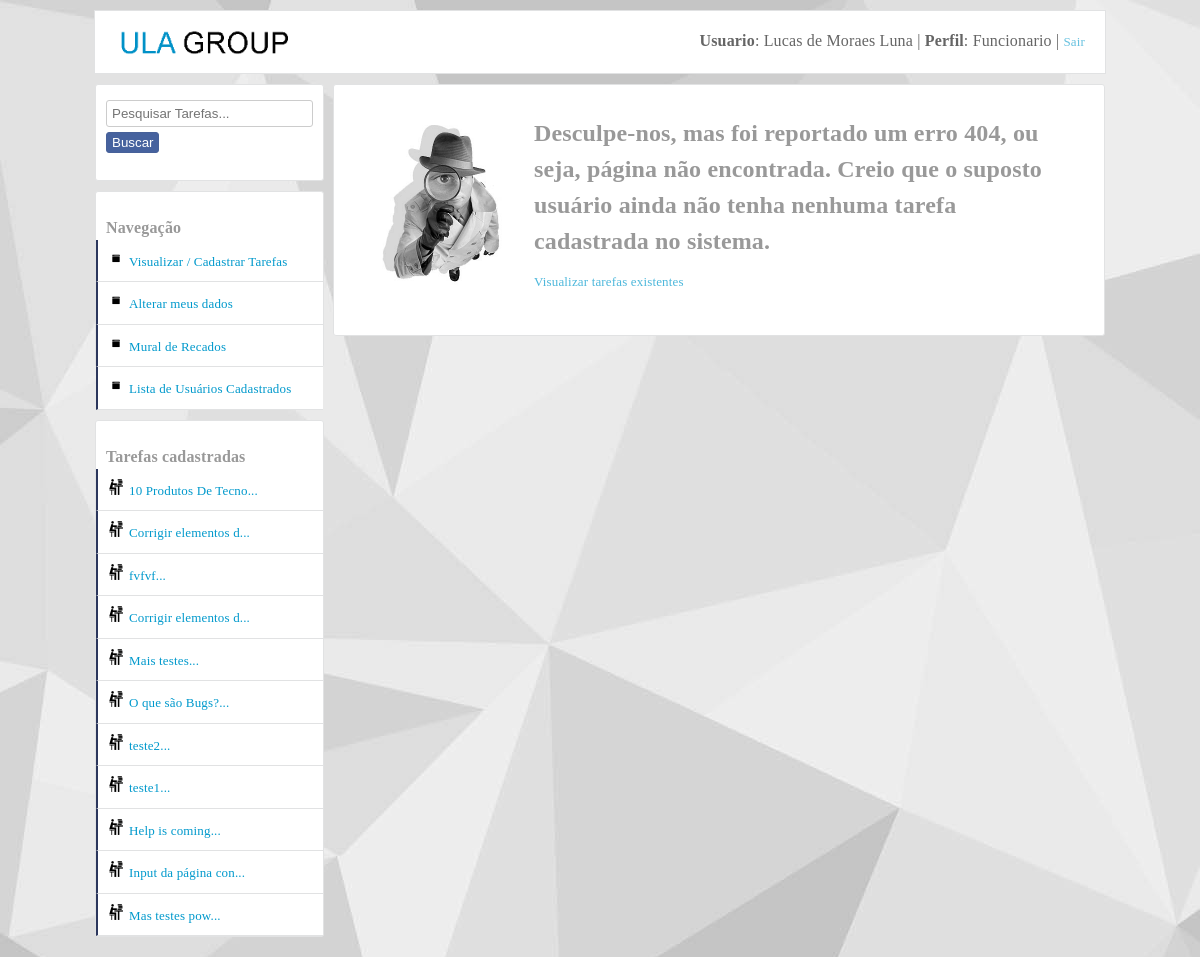
Screenshot of /dashboard.php?tarefasCadaUsuario&id=13 (signed in) with the database file from the repository.
### tables this page shows
CREATE TABLE IF NOT EXISTS `tarefas` (
  `id` int(11) NOT NULL AUTO_INCREMENT,
  `titulo` varchar(50) NOT NULL,
  `texto` text NOT NULL,
  `vinculoUsuario` int(11) NOT NULL,
  `dataCadastro` varchar(10) NOT NULL,
  `situacao` int(11) DEFAULT NULL,
  `dataAcao` varchar(10) DEFAULT NULL,
  `criadorDaTarefa` int(11) NOT NULL,
  PRIMARY KEY (`id`),
  KEY `fk_criador_da_tarefa` (`criadorDaTarefa`),
  KEY `fk_quem_vai_fazer_a_tarefa` (`vinculoUsuario`)
);

### Container.class.php (called while the page is built, shortened)
<?php
class Container
{
	public static function getUsuario()
	{
		$usuario = new UsuarioModel(self::getConexao());
		return $usuario;
	}
	public static function getConexao()
	{
		$servidor = "false";
		if ($servidor == "true")
		{
			$conexao = new Conexao("mysql.hostinger.com.br","u592982482_ney","u592982482_ney","32402709ney");
		}
		else
		{
			$conexao = new Conexao("localhost","tarefas","root","");
		}
	    return $conexao;
	}
}

### db/Conexao.class.php (called while the page is built, shortened)
<?php
class Conexao implements ConexaoInterface
{
	private $host;
	private $db;
	private $user;
	private $password;
	public function __construct($host, $db, $user, $password)
	{
		$this->host = $host;
		$this->db = $db;
		$this->user = $user;
		$this->password = $password;
	}
	public function connect()
	{
		return new \PDO("mysql:host={$this->host};dbname={$this->db}",$this->user,$this->password);
	}
}

### models/UsuarioModel.class.php (called while the page is built, shortened)
<?php
class UsuarioModel
{
	private $db;
	public function __construct(ConexaoInterface $conexao)
	{
		$this->db = $conexao->connect();
	}
	public function colecaoUsuarioTarefas()
	{
		$query = $this->db->prepare("select usuarios.id as idUsuario, tarefas.id as idTarefas,
        nome, login, perfil, usuarios.dataCadastro as usuarioDataDoCadastro,
        titulo, texto, tarefas.dataCadastro as tarefasDataDoCadastro,
        situacao, dataAcao, criadorDaTarefa, vinculoUsuario
        from usuarios join tarefas on tarefas.criadorDaTarefa =
        usuarios.id order by tarefas.id desc");
        $query->execute();
		return $query->fetchAll(PDO::FETCH_OBJ);
	}
}

### utilidades/functions.php (called while the page is built, shortened)
<?php
function DelimitarPorTamnho($entrada,$tamanho,$acabamento)
{
	$saida = str_split($entrada,$tamanho);
    return $saida[0].$acabamento;
}

### layout_parts/area_left.php (the view, shortened to what this page needs)
<div id="main-area-left">
<section class="left">
<div class="div_oculta_left">
<form method="get" action="dashboard.php">
	<input type="search" name="input_pesquisa" id="input_pesquisa" placeholder="Pesquisar Tarefas...">
	<button type="submit" class="button-postar">Buscar</button>
</form>
</div>
</section>
<section class="left">
<br>
<b>Navegação</b>
<ul id="menu-left" class="cadastrar-usuario">
	<li><a href="dashboard.php">Visualizar / Cadastrar Tarefas</a></li>
	<li><a href="alterar_meus_dados.php?alterarMeusDados">Alterar meus dados</a></li>
	<li><a href="pagina_de_recados.php">Mural de Recados</a></li>
</ul>
</section>
<ul id="menu-left" class="cadastrar-usuario">
<li><a href="#" class="show_menu_usuarios_cadastrados">Lista de Usuários Cadastrados</a></li>
</ul>
<section class="left">
<br>
<b>Tarefas cadastradas</b>
<ul id="menu-left" class="cadastrar-usuario">
	<?php foreach($usuario->colecaoUsuarioTarefas() as $listar):?>
	  <li><a class="link-arquivos" href="visualizar_tarefa_completa.php?textoCompleto&id=<?php echo $listar->idTarefas; ?>" title="<?php echo $listar->titulo . ": (" . $listar->tarefasDataDoCadastro ." )"; ?>"><?php echo DelimitarPorTamnho($listar->titulo, 20, "..."); ?></a></li>
    <?php endforeach; ?>
</ul>
</section>
</div>

### css/style.css (style rules this page uses)
body { background:#e9eaed; font-family:Tahoma!important; margin:0; margin-bottom:20px; margin-top:10px; font-family: "freight-text-pro",Georgia,Cambria,"Times New Roman",Times,serif; letter-spacing: 0.01rem; font-weight: 400; font-style: normal; line-height: 1.5; background-image:url("css_img/fundo.jpg")!important; background-attachment: fixed; }
.button-postar { padding:5px; background:#46629e; border:1px solid #476199; border-radius:3px; color:white; margin:11px 0px; cursor:pointer; font-weight:bold; }
#main-area-left { width:229px; }
.left { width:227px; background:white; height:auto; margin-top:10px; border:1px solid #e1e2e3; border-radius:3px; }
.left b { margin-left:10px; margin-top:10px!important; color:#999999; }
input { width:300px; padding:5px; border-radius:3px; border:1px solid #cccccc; outline:none; margin-top:5px; margin-bottom:5px; }
button { margin-top:8px; }
a { color:#0099cc; font-size:13px; text-decoration:none; }
ul { margin:0; padding:0; list-style:none; }
#menu-left a { display:block; padding:10px; background:white; border-bottom:1px solid #e1e2e3; border-left:2px solid #2c375d; }
.cadastrar-usuario a::before { content: url(css_img/icone_cadastrar_usuario.png); margin-right:5px; }
.link-arquivos::before { content: url(css_img/icone_arquivos.png)!important; margin-right:5px; }
.show_menu_usuarios_cadastrados { display:block; padding-top:10px; padding-bottom:10px; background:white; width:205px; border-left:2px solid #009900; margin-left:1px; margin-top:-1px; }
.div_oculta_left { padding:10px; padding-bottom:0; }
.div_oculta_left input { width:207px; }
.div_oculta_left button { margin-top:0px; padding-top:2px; padding-bottom:2px; font-weight:normal; }

### css/SimpleAnimationCSS.css (style rules this page uses)
.comes-here { -webkit-animation:comes-here 1.5s 1; -moz-animation:comes-here 1.5s 1; -o-animation:comes-here 1.5s 1; -ms-animation:comes-here 1.5s 1; }

### rows the page displays
tarefas: titulo "10 Produtos De Tecno..."
tarefas: titulo "Corrigir elementos d..."
tarefas: titulo "fvfvf..."
tarefas: titulo "Corrigir elementos d..."
tarefas: titulo "Mais testes..."
tarefas: titulo "O que são Bugs?..."
tarefas: titulo "teste2..."
tarefas: titulo "teste1..."
tarefas: titulo "Help is coming..."
tarefas: titulo "Input da página con..."
tarefas: titulo "Mas testes pow..."

### other values shown
$_SESSION["nome"] "Lucas de Moraes Luna"
$tipoPerfil "Funcionario"
